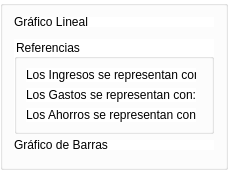
               <widget class="QGroupBox" name="groupBox">
                <property name="styleSheet">
                 <string notr="true">background-color: rgb(255, 255, 255);</string>
                </property>
                <property name="title">
                 <string/>
                </property>
                <layout class="QVBoxLayout" name="verticalLayout_3">
                 <item>
                  <widget class="QLabel" name="label_18">
                   <property name="styleSheet">
                    <string notr="true">max-height:10px;</string>
                   </property>
                   <property name="text">
                    <string>Gráfico Lineal</string>
                   </property>
                  </widget>
                 </item>
                 <item>
                  <widget class="QFrame" name="frameGraficoM_1">
                   <property name="styleSheet">
                    <string notr="true">max-height:300px;</string>
                   </property>
                   <property name="frameShape">
                    <enum>QFrame::StyledPanel</enum>
                   </property>
                   <property name="frameShadow">
                    <enum>QFrame::Raised</enum>
                   </property>
                  </widget>
                 </item>
                 <item>
                  <widget class="QGroupBox" name="groupBox_6">
                   <property name="styleSheet">
                    <string notr="true">max-height: 120px;</string>
                   </property>
                   <property name="title">
                    <string>Referencias</string>
                   </property>
                   <layout class="QGridLayout" name="gridLayout_12">
                    <item row="2" column="1">
                     <widget class="Line" name="line_5">
                      <property name="styleSheet">
                       <string notr="true">background-color: red;
height:0.1px;</string>
                      </property>
                      <property name="lineWidth">
                       <number>0</number>
                      </property>
                      <property name="orientation">
                       <enum>Qt::Horizontal</enum>
                      </property>
                     </widget>
                    </item>
                    <item row="2" column="0">
                     <widget class="QLabel" name="label_20">
                      <property name="styleSheet">
                       <string notr="true">max-height: 20px;
max-width: 170px;</string>
                      </property>
                      <property name="text">
                       <string>Los Gastos se representan con:</string>
                      </property>
                     </widget>
                    </item>
                    <item row="3" column="0">
                     <widget class="QLabel" name="label_21">
                      <property name="styleSheet">
                       <string notr="true">max-height: 20px;
max-width: 170px;</string>
                      </property>
                      <property name="text">
                       <string>Los Ahorros se representan con:</string>
                      </property>
                     </widget>
                    </item>
                    <item row="3" column="1">
                     <widget class="Line" name="line_6">
                      <property name="styleSheet">
                       <string notr="true">background-color: rgb(85, 255, 0);
height:0.2px;</string>
                      </property>
                      <property name="lineWidth">
                       <number>0</number>
                      </property>
                      <property name="orientation">
                       <enum>Qt::Horizontal</enum>
                      </property>
                     </widget>
                    </item>
                    <item row="0" column="0">
                     <widget class="QLabel" name="label_22">
                      <property name="styleSheet">
                       <string notr="true">max-height: 20px;
max-width: 170px;</string>
                      </property>
                      <property name="text">
                       <string>Los Ingresos se representan con:</string>
                      </property>
                     </widget>
                    </item>
                    <item row="0" column="1">
                     <widget class="Line" name="line_7">
                      <property name="styleSheet">
                       <string notr="true">background-color: blue;
height:0.2px;</string>
                      </property>
                      <property name="lineWidth">
                       <number>0</number>
                      </property>
                      <property name="orientation">
                       <enum>Qt::Horizontal</enum>
                      </property>
                     </widget>
                    </item>
                   </layout>
                  </widget>
                 </item>
                 <item>
                  <widget class="QLabel" name="label_19">
                   <property name="styleSheet">
                    <string notr="true">max-height:10px;</string>
                   </property>
                   <property name="text">
                    <string>Gráfico de Barras</string>
                   </property>
                  </widget>
                 </item>
                 <item>
                  <widget class="QFrame" name="frameGraficoM_2">
                   <property name="styleSheet">
                    <string notr="true">max-height:300px;</string>
                   </property>
                   <property name="frameShape">
                    <enum>QFrame::StyledPanel</enum>
                   </property>
                   <property name="frameShadow">
                    <enum>QFrame::Raised</enum>
                   </property>
                  </widget>
                 </item>
                </layout>
               </widget>
